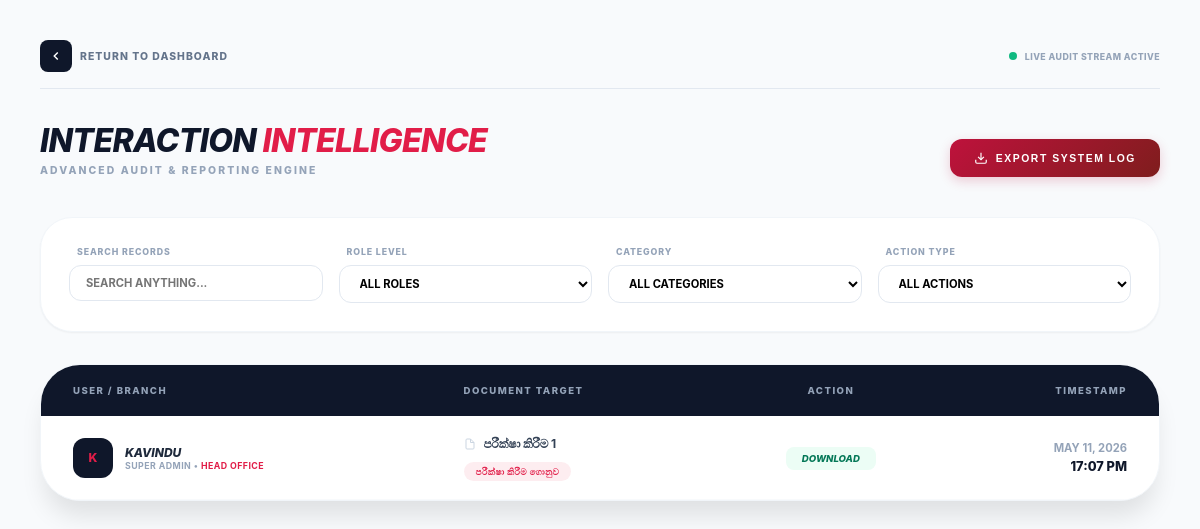
Page /document_interactions.php (signed in) on the committed database.
### tables this page shows
CREATE TABLE `document_interactions` (
  `id` int(11) NOT NULL,
  `user_id` int(11) NOT NULL,
  `user_name` varchar(255) NOT NULL,
  `doc_id` int(11) NOT NULL,
  `doc_name` varchar(255) NOT NULL,
  `category_name` varchar(255) NOT NULL,
  `interaction_type` enum('VIEW','DOWNLOAD') DEFAULT 'VIEW',
  `clicked_at` datetime NOT NULL,
  `created_at` timestamp NOT NULL DEFAULT current_timestamp()
);

CREATE TABLE `roles` (
  `id` int(11) NOT NULL,
  `role_name` varchar(50) NOT NULL
);

CREATE TABLE `branches` (
  `id` int(11) NOT NULL,
  `branch_name` varchar(100) NOT NULL,
  `branch_code` varchar(20) NOT NULL
);

### document_interactions.php (the view, shortened to what this page needs)
<?php
$conn = new mysqli("localhost", "root", "", "asb_file_system");
$conn->set_charset("utf8mb4");
$query = "SELECT di.*, r.role_name, b.branch_name
          FROM document_interactions di
          JOIN users u ON di.user_id = u.id
          JOIN roles r ON u.role_id = r.id
          JOIN branches b ON u.branch_id = b.id
          ORDER BY di.clicked_at DESC";
$logs = $conn->query($query);
?>
<!DOCTYPE html>
<html lang="en">
<head>
    <link rel="stylesheet" href="css\interactions-styles.css">
</head>
<body>
    <main class="main-container">
        <div class="top-nav no-print">
            <a href="dashboard.php" class="back-link">
                <div class="back-icon">
                    <svg width="14" height="14" viewBox="0 0 24 24" fill="none" stroke="currentColor" stroke-width="2.5">
                        <polyline points="15 18 9 12 15 6"/>
                    </svg>
                </div>
                <span>Return to Dashboard</span>
            </a>
            <div class="live-badge">
                <span class="live-dot"></span>
                <p class="live-text">Live Audit Stream Active</p>
            </div>
        </div>
        <header class="page-header">
            <div>
                <h2 class="page-title">
                    Interaction <span class="accent-text">Intelligence</span>
                </h2>
                <p class="page-subtitle">Advanced Audit & Reporting Engine</p>
            </div>
            <button onclick="window.print()" class="export-btn no-print">
                <svg width="14" height="14" viewBox="0 0 24 24" fill="none" stroke="currentColor" stroke-width="2">
                    <path d="M21 15v4a2 2 0 0 1-2 2H5a2 2 0 0 1-2-2v-4"/>
                    <polyline points="7 10 12 15 17 10"/>
                    <line x1="12" y1="15" x2="12" y2="3"/>
                </svg>
                Export System Log
            </button>
        </header>
        <div class="filter-suite no-print animate-fadeIn">
            <div class="filter-group">
                <label class="filter-label">Search Records</label>
                <input type="text" id="globalSearch" placeholder="Search anything..." class="filter-input">
            </div>
            <div class="filter-group">
                <label class="filter-label">Role Level</label>
                <select id="roleFilter" class="filter-input">
                    <option value="">All Roles</option>
                </select>
            </div>
            <div class="filter-group">
                <label class="filter-label">Category</label>
                <select id="catFilter" class="filter-input">
                    <option value="">All Categories</option>
                </select>
            </div>
            <div class="filter-group">
                <label class="filter-label">Action Type</label>
                <select id="actionFilter" class="filter-input">
                    <option value="">All Actions</option>
                </select>
            </div>
        </div>
        <div class="table-wrapper animate-fadeInUp">
            <table class="data-table" id="intelTable">
                <thead>
                    <tr>
                        <th>User / Branch</th>
                        <th>Document Target</th>
                        <th class="text-center">Action</th>
                        <th class="text-right">Timestamp</th>
                    </tr>
                </thead>
                <tbody>
                    <?php if ($logs && $logs->num_rows > 0): ?>
                        <?php while($row = $logs->fetch_assoc()): ?>
                        <tr class="log-row"
                            data-role="<?php echo strtoupper($row['role_name']); ?>"
                            data-cat="<?php echo strtoupper($row['category_name']); ?>"
                            data-action="<?php echo strtoupper($row['interaction_type']); ?>">
                            <td>
                                <div class="user-cell">
                                    <div class="user-avatar">
                                        <?php echo strtoupper(substr($row['user_name'], 0, 1)); ?>
                                    </div>
                                    <div>
                                        <p class="user-name"><?php echo htmlspecialchars($row['user_name']); ?></p>
                                        <p class="user-meta">
                                            <?php echo htmlspecialchars($row['role_name']); ?> • <span class="branch-name"><?php echo htmlspecialchars($row['branch_name']); ?></span>
                                        </p>
                                    </div>
                                </div>
                            </td>
                            <td>
                                <p class="doc-name">
                                    <svg width="12" height="12" viewBox="0 0 24 24" fill="none" stroke="currentColor" stroke-width="2">
                                        <path d="M13 2H6a2 2 0 0 0-2 2v16a2 2 0 0 0 2 2h12a2 2 0 0 0 2-2V9z"/>
                                        <polyline points="13 2 13 9 20 9"/>
                                    </svg>
                                    <?php echo htmlspecialchars($row['doc_name']); ?>
                                </p>
                                <span class="category-badge">
                                    <?php echo htmlspecialchars($row['category_name']); ?>
                                </span>
                            </td>
                            <td class="text-center">
                                <span class="action-badge <?php echo strtolower($row['interaction_type']) == 'download' ? 'action-download' : 'action-view'; ?>">
                                    <?php echo $row['interaction_type']; ?>
                                </span>
                            </td>
                            <td class="text-right">
                                <div class="timestamp">
                                    <span class="date"><?php echo date('M d, Y', strtotime($row['clicked_at'])); ?></span>
                                    <span class="time"><?php echo date('H:i A', strtotime($row['clicked_at'])); ?></span>
                                </div>
                            </td>
                        </tr>
                        <?php endwhile; ?>
                    <?php endif; ?>
                </tbody>
            </table>
        </div>
    </main>
</body>
</html>

### rows in the picture
document_interactions: user_name "K", user_name "KAVINDU", roles.role_name "SUPER ADMIN", branches.branch_name "HEAD OFFICE", doc_name "පරීක්ෂා කිරීම 1", category_name "පරීක්ෂා කිරීම ගොනුව", interaction_type "DOWNLOAD", clicked_at "MAY 11, 2026", clicked_at "17:07 PM"
